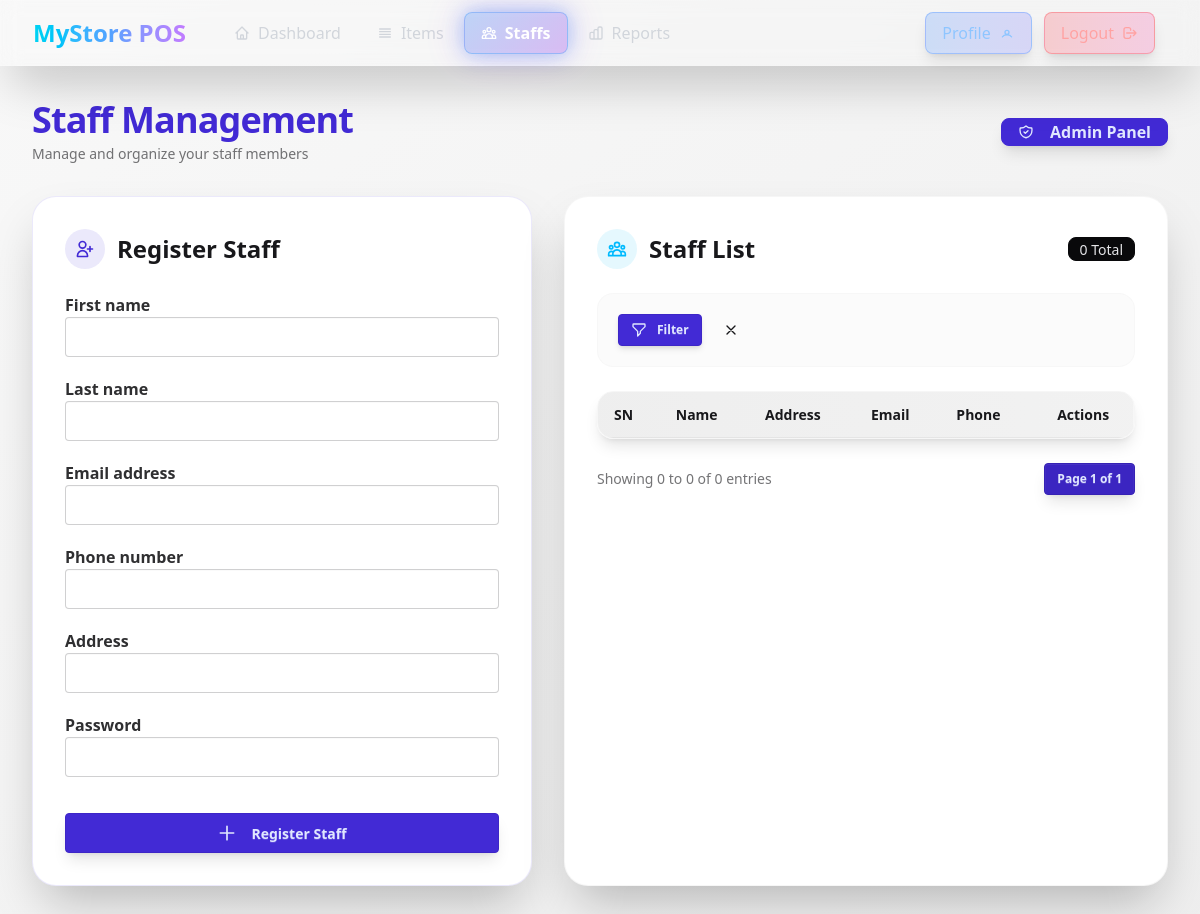
The app's page /shop/staffs/, older data.
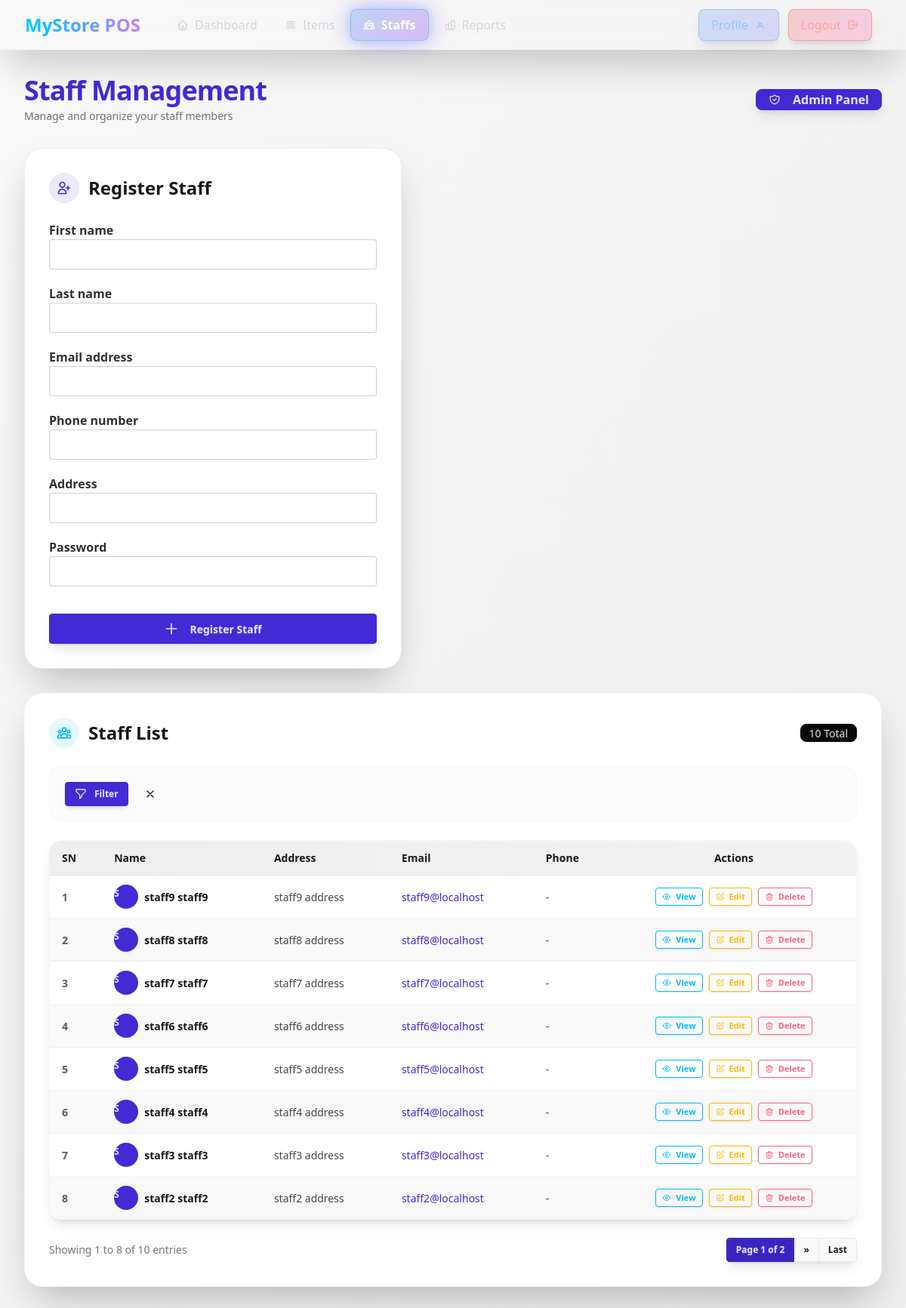
The same page, newer data.
### accounts/models.py (models this page shows, shortened)
class CustomUser(AbstractUser):
    class Roles(models.TextChoices):
        SHOP_ADMIN="shop_admin","Shop Admin"
        STAFF="staff","Staff"
    address = models.CharField(max_length=255, null=True, blank=True)
    phone_number = models.CharField(max_length=10, null=True, blank=True)
    profile_pic = models.ImageField(upload_to="profile_pics", null=True, blank=True)
    role=models.CharField(
        max_length=20,
        choices=Roles.choices,
        default=Roles.SHOP_ADMIN,
    )

### shop/views.py (the view)
# urls.py: path("staffs/", views.staffs, name="staffs"),
def staffs(request):
    if request.method == "POST":
        form = StaffRegistrationForm(request.POST, request.FILES, request=request)
        if form.is_valid():
            staff = form.save(commit=False)
            first = staff.first_name[:3].lower() if staff.first_name else "usr"
            last = staff.last_name[-3:].lower() if staff.last_name else str(random.randint(100, 999))
            base_username = f"{first}{last}"
            username = base_username
            counter = 1
            while CustomUser.objects.filter(username=username).exists():
                username = f"{base_username}{counter}"
                counter += 1
            staff.username = username
            staff.is_staff = True  # ✅ ensure they’re marked as staff
            staff.save()
            messages.success(request, f"Staff registered successfully! Username: {staff.username}")
            return redirect(request.path)
    else:
        form = StaffRegistrationForm(request=request)
    staff_queryset = CustomUser.objects.filter(role=CustomUser.Roles.STAFF).order_by("-id")
    paginator = Paginator(staff_queryset, 8)  # Show 8 staff per page
    page_number = request.GET.get("page")
    page_obj = paginator.get_page(page_number)
    filter_form = None
    context = {
        "form": form,
        "staffs": page_obj,
        "page_obj": page_obj,
        "filter_form": filter_form,
    }
    return render(request, "shop/staffs.html", context)

### shop/forms.py (shortened to what this page needs)
class StaffRegistrationForm(forms.ModelForm):
    password = forms.CharField(
        widget=forms.PasswordInput,
        required=True,
        help_text="Set an initial password for the staff.",
    )
    class Meta:
        model = CustomUser
        fields = [
            "first_name",
            "last_name",
            "email",
            "phone_number",
            "address",
            "password",
        ]
    def __init__(self, *args, **kwargs):
        self.request = kwargs.pop("request", None)
        super().__init__(*args, **kwargs)

### common/templatetags/form_extras.py (called while the page is built)
@register.filter
def add_class(field, css_class):
    if not isinstance(field, BoundField):
        return field
    existing_classes = field.field.widget.attrs.get("class", "")
    if existing_classes:
        new_classes = f"{existing_classes} {css_class}"
    else:
        new_classes = css_class
    field_copy = field
    field_copy.field.widget.attrs["class"] = new_classes
    return field_copy

### shop/templates/shop/staffs.html (shortened to what the changed rows need)
{% extends 'base.html' %}
{% load form_extras %}
{% block content %}
<main class="min-h-screen flex flex-col p-8 w-full bg-gradient-to-br from-base-200 to-base-300 pt-20">
    <div class="flex justify-between items-center mb-8 mt-5">
        <div>
            <h1 class="text-4xl font-extrabold text-primary mb-1 tracking-tight ">Staff Management</h1>
        </div>
    </div>
    <div class="flex flex-wrap xl:flex-nowrap gap-8">
        <div class="flex flex-col flex-grow max-w-[500px] space-y-6">
            <div class="shadow-2xl rounded-3xl p-8 bg-base-100 border border-primary/10 hover:border-primary/30 transition-all duration-300 ">
                <div class="flex items-center gap-3 mb-6">
                    <h2 class="text-2xl font-bold text-base-content">Register Staff</h2>
                </div>
                <form method="post" enctype="multipart/form-data" class="space-y-5">
                    {% for field in form %}
                    <fieldset class="form-control">
                        <label class="label">
                            <span class="label-text font-semibold text-base-content/90">{{ field.label }}</span>
                        </label>
                        {{ field|add_class:"input input-bordered w-full focus:input-primary focus:outline-offset-0 transition-all" }}
                    </fieldset>
                    {% endfor %}
                </form>
            </div>
        </div>
        <div class="flex-grow shadow-2xl rounded-3xl p-8 bg-base-100 border border-base-300/50 hover:border-base-300 transition-all duration-300 ">
            <div class="flex items-center gap-3 mb-6">
                <div class="w-10 h-10 rounded-full bg-info/10 flex items-center justify-center">
                </div>
                <h2 class="text-2xl font-bold text-base-content">Staff List</h2>
                <div class="badge badge-neutral ml-auto">{{ page_obj.paginator.count }} Total</div>
            </div>
            <div class="overflow-x-auto rounded-2xl border border-base-300/50 shadow-lg">
                <table class="table table-zebra">
                    <thead class="bg-gradient-to-r from-base-300 to-base-300/80">
                        <tr>
                            <th class="text-base-content font-bold">SN</th>
                            <th class="text-base-content font-bold">Name</th>
                            <th class="text-base-content font-bold">Address</th>
                            <th class="text-base-content font-bold">Email</th>
                            <th class="text-base-content font-bold">Phone</th>
                            <th class="text-base-content font-bold text-center">Actions</th>
                        </tr>
                    </thead>
                    <tbody id="staff-list">
                        {% for staff in staffs %}
                        <tr class="hover:bg-base-200/70 transition-colors duration-150">
                            <th class="font-semibold text-base-content/70">{{ forloop.counter }}</th>
                            <td class="font-semibold text-base-content">
                                <div class="flex items-center gap-2">
                                    <div class="avatar placeholder">
                                        <div class="bg-primary text-primary-content rounded-full w-8">
                                            <span class="text-xs">{{ staff.get_full_name|slice:":1"|upper }}</span>
                                        </div>
                                    </div>
                                    {{ staff.get_full_name }}
                                </div>
                            </td>
                            <td class="text-base-content/80">{{ staff.address }}</td>
                            <td class="text-base-content/80">
                                <a href="mailto:{{ staff.email }}" class="link link-hover link-primary">{{ staff.email }}</a>
                            </td>
                            <td class="text-base-content/80">{{ staff.phone|default:'-' }}</td>
                            <td>
                                <div class="flex gap-2 justify-center">
                                    <button class="btn btn-xs btn-info btn-outline hover:btn-info transition-all shadow-sm hover:shadow-md">
                                        View
                                    </button>
                                    <button class="btn btn-xs btn-warning btn-outline hover:btn-warning transition-all shadow-sm hover:shadow-md">
                                        <svg xmlns="http://www.w3.org/2000/svg" class="h-3 w-3" fill="none" viewBox="0 0 24 24" stroke="currentColor">
                                            <path stroke-linecap="round" stroke-linejoin="round" stroke-width="2" d="M11 5H6a2 2 0 00-2 2v11a2 2 0 002 2h11a2 2 0 002-2v-5m-1.414-9.414a2 2 0 112.828 2.828L11.828 15H9v-2.828l8.586-8.586z" />
                                        </svg>
                                        Edit
                                    </button>
                                    <button class="btn btn-xs btn-error btn-outline hover:btn-error transition-all shadow-sm hover:shadow-md">
                                        <svg xmlns="http://www.w3.org/2000/svg" class="h-3 w-3" fill="none" viewBox="0 0 24 24" stroke="currentColor">
                                            <path stroke-linecap="round" stroke-linejoin="round" stroke-width="2" d="M19 7l-.867 12.142A2 2 0 0116.138 21H7.862a2 2 0 01-1.995-1.858L5 7m5 4v6m4-6v6m1-10V4a1 1 0 00-1-1h-4a1 1 0 00-1 1v3M4 7h16" />
                                        </svg>
                                        Delete
                                    </button>
                                </div>
                            </td>
                        </tr>
                        {% endfor %}
                    </tbody>
                </table>
            </div>
            <div class="flex justify-between items-center mt-6">
                <div class="text-sm text-base-content/60">
                    Showing {{ page_obj.start_index }} to {{ page_obj.end_index }} of {{ page_obj.paginator.count }} entries
                </div>
                <div class="join shadow-lg">
                    <a class="join-item btn btn-sm btn-active btn-primary">Page {{ page_obj.number }} of {{ page_obj.paginator.num_pages }}</a>
                    {% if page_obj.has_next %}
                    <a href="?page={{ page_obj.next_page_number }}" class="join-item btn btn-sm hover:btn-primary transition-all">»</a>
                    <a href="?page={{ page_obj.paginator.num_pages }}" class="join-item btn btn-sm hover:btn-primary transition-all">Last</a>
                    {% endif %}
                </div>
            </div>
        </div>
    </div>
</main>
{% endblock %}

Row changes from the older to the newer data that the page shows:
added CustomUser: get_full_name "S", get_full_name "staff9 staff9", address "staff9 address", email "staff9@localhost", phone "-"
added CustomUser: get_full_name "S", get_full_name "staff8 staff8", address "staff8 address", email "staff8@localhost", phone "-"
added CustomUser: get_full_name "S", get_full_name "staff7 staff7", address "staff7 address", email "staff7@localhost", phone "-"
added CustomUser: get_full_name "S", get_full_name "staff6 staff6", address "staff6 address", email "staff6@localhost", phone "-"
added CustomUser: get_full_name "S", get_full_name "staff5 staff5", address "staff5 address", email "staff5@localhost", phone "-"
added CustomUser: get_full_name "S", get_full_name "staff4 staff4", address "staff4 address", email "staff4@localhost", phone "-"
added CustomUser: get_full_name "S", get_full_name "staff3 staff3", address "staff3 address", email "staff3@localhost", phone "-"
added CustomUser: get_full_name "S", get_full_name "staff2 staff2", address "staff2 address", email "staff2@localhost", phone "-"
Text that changed along with them:
{{ page_obj.paginator.count }}: "0" → "10"
{{ page_obj.start_index }}: "0" → "1"
{{ page_obj.end_index }}: "0" → "8"
{{ page_obj.paginator.num_pages }}: "1" → "2"
text now shown: "» Last"
